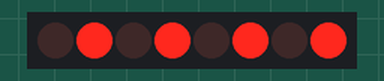
This sketch was run on a simulated Arduino Uno, built with avr-gcc and run on an emulated ATmega328P. On the bench: 8 shift-register outputs drawn as a row of LEDs (first output left, lit = HIGH). Wiring (inferred from the names in the program): shift register (74HC595): data pin 12; shift clock pin 9; latch pin 11. Wiring (inferred from the signals the program sends): row of LEDs: on Q0, Q1, Q2, Q3, Q4, Q5, Q6, Q7.

Above: at 0.12 s.
At 2.37 s:
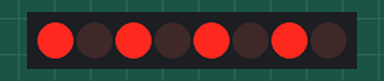
Timing chart, 0 to 3.0 s (numbered marks = the images above):
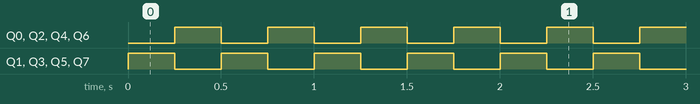

The sketch:

serial_to_parallel_2point0.ino
```cpp
int latchPin=11;
int clockPin=9;
int dataPin=12;
byte LED1=0x55; // in bin 1111-1111 quindi accendo tutti i LED
byte LED2=0xAA;
int tempo=250;
void setup() {
  // put your setup code here, to run once:
Serial.begin(9600);
pinMode(latchPin,OUTPUT);
pinMode(clockPin,OUTPUT);
pinMode(dataPin,OUTPUT);
}

void loop() {
  // put your main code here, to run repeatedly:
digitalWrite(latchPin,LOW); //DATI IN ARRIVO
shiftOut(dataPin,clockPin,LSBFIRST,LED1);
digitalWrite(latchPin,HIGH);
delay(tempo);
digitalWrite(latchPin,LOW); //DATI IN ARRIVO
shiftOut(dataPin,clockPin,LSBFIRST,LED2);
digitalWrite(latchPin,HIGH);
delay(tempo);
}
```

Measured:
- by itself, Q0–7: alternates HIGH for 0.25 s and LOW for 0.25 s
